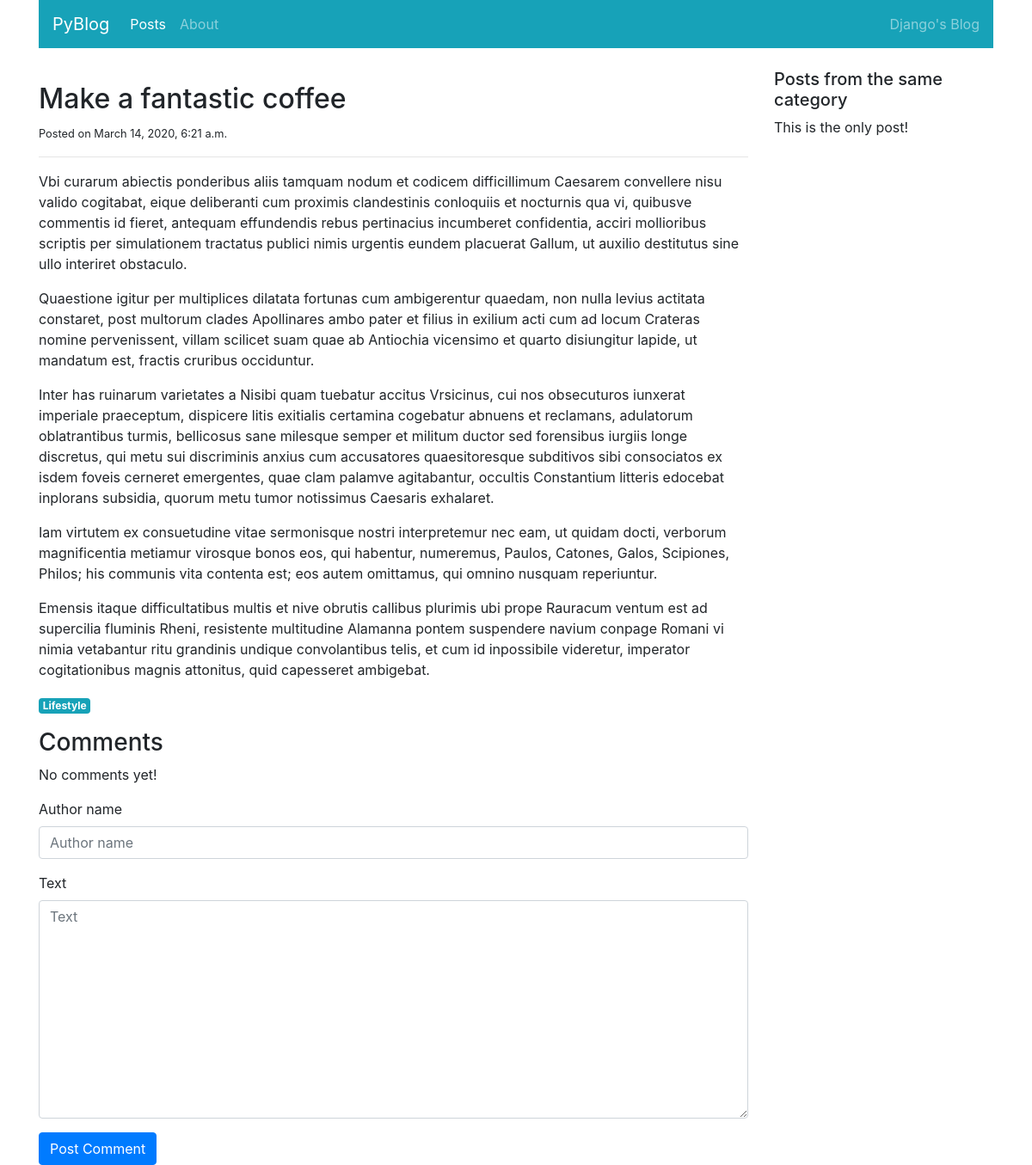
/blog/posts/detail/2/, run on the app's committed database.
### blog/models.py (models this page shows, shortened)
class Post(models.Model):
    title = models.CharField(max_length=100)
    category = models.ForeignKey('PostCategory',
                                 null=True,
                                 blank=True,
                                 on_delete=models.DO_NOTHING)
    published = models.BooleanField(default=False)
    text = models.TextField(blank=True)
    created_at = models.DateTimeField(auto_now_add=True)

class PostCategory(models.Model):
    name = models.CharField(max_length=50)
    def slug(self):
        return slugify(self.name)

### blog/views.py (the view)
# urls.py: path('posts/detail/<int:post_id>/', views.post_detail, name='post-detail'),
def post_detail(request, post_id, message=''):
    post = get_object_or_404(Post, pk=post_id)
    posts_same_category = Post.objects.filter(published=True, category=post.category)\
        .exclude(pk=post_id)
    comments = post.comments.exclude(status=Comment.STATUS_HIDDEN).order_by('created_at')
    if request.method == 'POST':
        comment_form = CreateCommentForm(request.POST)
        if comment_form.is_valid():
            comment = comment_form.save(commit=False)
            comment.post = post
            comment.save()
            args = [post.pk, 'Your comment has been posted!']
            return HttpResponseRedirect(reverse('post-detail-message', args=args) + '#comments')
    else:
        comment_form = CreateCommentForm()
    context = {
        'navigation_items': navigation.navigation_items(navigation.NAV_POSTS),
        'post': post,
        'posts_same_category': posts_same_category,
        'comments': comments,
        'comment_form': comment_form,
        'message': message,
    }
    return render(request, 'blog/post_detail.html', context)

### blog/forms.py
class CreateCommentForm(forms.ModelForm):
    class Meta:
        model = Comment
        fields = ['author_name', 'text', ]

### blog/navigation.py (called while the page is built)
def navigation_items(selected_item):
    items = []
    for name, url in NAV_ITEMS:
        items.append({
            'name': name,
            'url': url,
            'active': True if selected_item == name else False
        })
    return items

### blog/templates/blog/post_detail.html (shortened to what this page needs)
{% extends 'base.html' %}
{% load static %}
{% load bootstrap4 %}
{% block content %}
<div class="col-sm-9">
    <div class="mt-3">
        <h2>{{ post.title }}</h2>
        <small>Posted on {{ post.created_at }}</small>
        <hr>
        <p class="text-muted">
            {{ post.text|linebreaks|safe }}
        </p>
        <a href="{% url 'post-list' post.category.slug %}"
           class="badge badge-info">{{ post.category.name|capfirst }}</a>
        <div id="comments" class="mt-3">
            <h3>Comments</h3>
            <ul class="list-unstyled">
                {% for comment in comments %}
                <li class="media">
                    <img class="mr-3" src="{% static 'img/user-placeholder.png' %}">
                    <div class="media-body">
                        <h5 class="mt-0 mb-1">{{ comment.author_name }}</h5>
                        <p>
                            <small class="text-muted">{{ comment.created_at }}</small>
                        </p>
                        <p>
                            {% if comment.status == 'moderated' %}
                                <span class="font-weight-light font-italic text-muted">
                                    [[ Moderated comment: {{ comment.moderation_text }} ]]
                                </span>
                            {% else %}
                                {{ comment.text }}
                            {% endif %}
                        </p>
                    </div>
                </li>
                {% empty %}
                <li class="media">No comments yet!</li>
                {% endfor %}
            </ul>
            <form action="{% url 'post-detail' post.pk %}" method="post" class="form">
                {% bootstrap_form comment_form %}
                {% buttons %}
                    <button type="submit" class="btn btn-primary">Post Comment</button>
                {% endbuttons %}
            </form>
        </div>
    </div>
</div>
<div class="col-sm-3">
    <h5>Posts from the same category</h5>
    <ul class="list-group">
        {% for post in posts_same_category %}
        <li class="list-group-item">
            <a href="{% url 'post-detail' post.pk %}">{{ post.title|truncatewords:4 }}</a>
        </li>
        {% empty %}
        This is the only post!
        {% endfor %}
    </ul>
</div>
{% endblock content %}

### data on the page
Post: title "Make a fantastic coffee", created_at "March 14, 2020, 6:21 a.m.", text "Vbi curarum abiectis ponderibus aliis tamquam nodum et codicem difficillimum Caesarem convellere nisu valido cogitabat, eique deliberanti cum proximis clandestinis conloquiis et nocturnis qua vi, quibusve commentis id fieret, antequam effundendis rebus pertinacius incumberet confidentia, acciri mollioribus scriptis per simulationem tractatus publici nimis urgentis eundem placuerat Gallum, ut auxilio destitutus sine ullo interiret obstaculo. Quaestione igitur per multiplices dilatata fortunas cum ambigerentur quaedam, non nulla levius actitata constaret, post multorum clades Apollinares ambo pater et filius in exilium acti cum ad locum Crateras nomine pervenissent, villam scilicet suam quae…", category.name "Lifestyle"

### other printed values
{{ item.name }} "Posts" "About"
